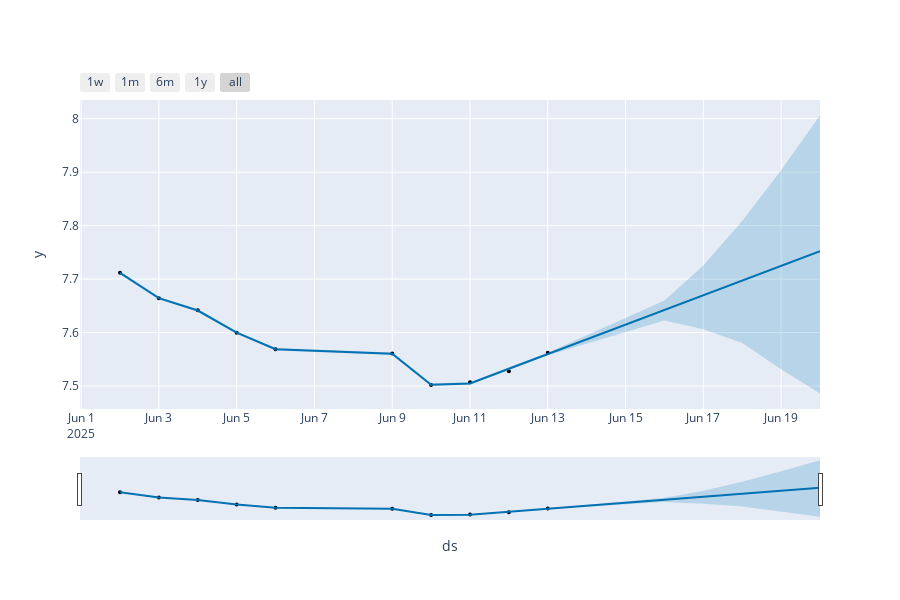

Here is the notebook cell this chart was saved with:
### Markdown cell above
# 1. PROPHET

### Code cell
import pandas as pd
from prophet import Prophet
import matplotlib.pyplot as plt

# Você pode substituir por dados reais em um CSV
data = {
    'ds': pd.date_range(start='2025-06-01', periods=10, freq='B'),  # 10 dias
    'y': [7.7119, 7.6642, 7.6417, 7.5998, 7.5688, 7.5608, 7.5022, 7.5073, 7.5278, 7.5623]  # valores de exemplo
}
df = pd.DataFrame(data)

# Instanciar o modelo Prophet
model = Prophet()

# Treinar (fit) o modelo
model.fit(df)

# Criar dataframe futuro (n dias a frente)
future = model.make_future_dataframe(periods=5, freq='B')  # 5 dias úteis a mais
forecast = model.predict(future)

print("=== Previsão ===")
print(forecast[['ds', 'yhat', 'yhat_lower', 'yhat_upper']])

# Visualizar
from prophet.plot import plot_plotly
fig = plot_plotly(model, forecast)
fig.show()
